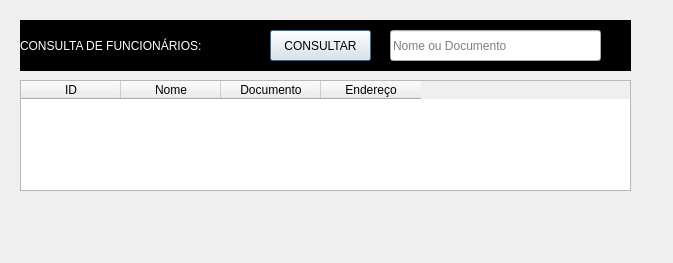
<?xml version="1.0" encoding="UTF-8"?>
<ui version="4.0">
 <class>Dialog</class>
 <widget class="QDialog" name="Dialog">
  <property name="geometry">
   <rect>
    <x>0</x>
    <y>0</y>
    <width>673</width>
    <height>263</height>
   </rect>
  </property>
  <property name="windowTitle">
   <string>Dialog</string>
  </property>
  <widget class="QLabel" name="label">
   <property name="geometry">
    <rect>
     <x>20</x>
     <y>20</y>
     <width>611</width>
     <height>51</height>
    </rect>
   </property>
   <property name="styleSheet">
    <string notr="true">background-color: rgb(0, 0, 0);
color: rgb(255, 255, 255);
font: 75 12pt &quot;MS Shell Dlg 2&quot;;</string>
   </property>
   <property name="text">
    <string>CONSULTA DE FUNCIONÁRIOS:</string>
   </property>
  </widget>
  <widget class="QPushButton" name="BTNConsultar">
   <property name="geometry">
    <rect>
     <x>270</x>
     <y>30</y>
     <width>101</width>
     <height>31</height>
    </rect>
   </property>
   <property name="text">
    <string>CONSULTAR</string>
   </property>
  </widget>
  <widget class="QLineEdit" name="entradaconsulta">
   <property name="geometry">
    <rect>
     <x>390</x>
     <y>30</y>
     <width>211</width>
     <height>31</height>
    </rect>
   </property>
   <property name="placeholderText">
    <string>Nome ou Documento</string>
   </property>
  </widget>
  <widget class="QTableWidget" name="tableWidget">
   <property name="geometry">
    <rect>
     <x>20</x>
     <y>80</y>
     <width>611</width>
     <height>111</height>
    </rect>
   </property>
   <column>
    <property name="text">
     <string>ID</string>
    </property>
   </column>
   <column>
    <property name="text">
     <string>Nome</string>
    </property>
   </column>
   <column>
    <property name="text">
     <string>Documento</string>
    </property>
   </column>
   <column>
    <property name="text">
     <string>Endereço</string>
    </property>
   </column>
  </widget>
 </widget>
 <resources/>
 <connections/>
</ui>
